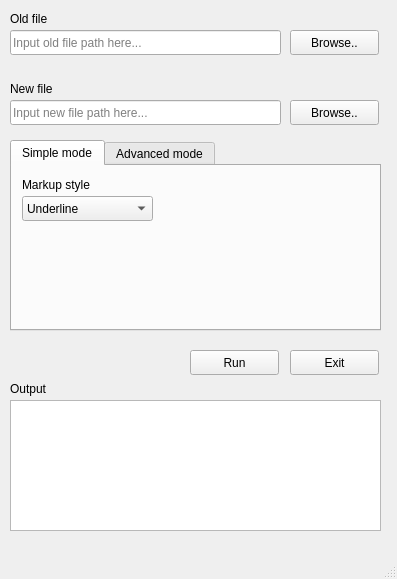
<?xml version="1.0" encoding="UTF-8"?>
<ui version="4.0">
 <class>MainWindow</class>
 <widget class="QMainWindow" name="MainWindow">
  <property name="geometry">
   <rect>
    <x>0</x>
    <y>0</y>
    <width>397</width>
    <height>579</height>
   </rect>
  </property>
  <property name="windowTitle">
   <string>LaTexDiff</string>
  </property>
  <widget class="QWidget" name="centralwidget">
   <widget class="QLineEdit" name="leOldFile">
    <property name="geometry">
     <rect>
      <x>10</x>
      <y>30</y>
      <width>271</width>
      <height>25</height>
     </rect>
    </property>
    <property name="text">
     <string/>
    </property>
    <property name="placeholderText">
     <string>Input old file path here...</string>
    </property>
   </widget>
   <widget class="QLabel" name="label">
    <property name="geometry">
     <rect>
      <x>10</x>
      <y>10</y>
      <width>67</width>
      <height>17</height>
     </rect>
    </property>
    <property name="text">
     <string>Old file</string>
    </property>
   </widget>
   <widget class="QLabel" name="label_2">
    <property name="geometry">
     <rect>
      <x>10</x>
      <y>80</y>
      <width>67</width>
      <height>17</height>
     </rect>
    </property>
    <property name="text">
     <string>New file</string>
    </property>
   </widget>
   <widget class="QLineEdit" name="leNewFile">
    <property name="geometry">
     <rect>
      <x>10</x>
      <y>100</y>
      <width>271</width>
      <height>25</height>
     </rect>
    </property>
    <property name="placeholderText">
     <string>Input new file path here...</string>
    </property>
   </widget>
   <widget class="QPushButton" name="pbOldFile">
    <property name="geometry">
     <rect>
      <x>290</x>
      <y>30</y>
      <width>89</width>
      <height>25</height>
     </rect>
    </property>
    <property name="text">
     <string>Browse..</string>
    </property>
   </widget>
   <widget class="QPushButton" name="pbNewFile">
    <property name="geometry">
     <rect>
      <x>290</x>
      <y>100</y>
      <width>89</width>
      <height>25</height>
     </rect>
    </property>
    <property name="text">
     <string>Browse..</string>
    </property>
   </widget>
   <widget class="QTabWidget" name="tabWidget">
    <property name="geometry">
     <rect>
      <x>10</x>
      <y>140</y>
      <width>371</width>
      <height>191</height>
     </rect>
    </property>
    <property name="whatsThis">
     <string>Advanced mode</string>
    </property>
    <property name="currentIndex">
     <number>0</number>
    </property>
    <widget class="QWidget" name="tab">
     <attribute name="title">
      <string>Simple mode</string>
     </attribute>
     <widget class="QComboBox" name="cbMarkupStyle">
      <property name="geometry">
       <rect>
        <x>10</x>
        <y>30</y>
        <width>131</width>
        <height>25</height>
       </rect>
      </property>
      <item>
       <property name="text">
        <string>Underline</string>
       </property>
      </item>
      <item>
       <property name="text">
        <string>Ctraditional</string>
       </property>
      </item>
      <item>
       <property name="text">
        <string>Traditional</string>
       </property>
      </item>
      <item>
       <property name="text">
        <string>Cfont</string>
       </property>
      </item>
      <item>
       <property name="text">
        <string>Fontstrike</string>
       </property>
      </item>
      <item>
       <property name="text">
        <string>Changebar</string>
       </property>
      </item>
     </widget>
     <widget class="QLabel" name="label_3">
      <property name="geometry">
       <rect>
        <x>10</x>
        <y>10</y>
        <width>101</width>
        <height>17</height>
       </rect>
      </property>
      <property name="text">
       <string>Markup style</string>
      </property>
     </widget>
    </widget>
    <widget class="QWidget" name="tab_2">
     <attribute name="title">
      <string>Advanced mode</string>
     </attribute>
     <widget class="QPlainTextEdit" name="plainTextEdit">
      <property name="geometry">
       <rect>
        <x>10</x>
        <y>10</y>
        <width>351</width>
        <height>141</height>
       </rect>
      </property>
     </widget>
    </widget>
   </widget>
   <widget class="QListWidget" name="listWidget">
    <property name="geometry">
     <rect>
      <x>10</x>
      <y>400</y>
      <width>371</width>
      <height>131</height>
     </rect>
    </property>
   </widget>
   <widget class="QPushButton" name="pbRun">
    <property name="geometry">
     <rect>
      <x>190</x>
      <y>350</y>
      <width>89</width>
      <height>25</height>
     </rect>
    </property>
    <property name="text">
     <string>Run</string>
    </property>
   </widget>
   <widget class="QPushButton" name="pbExit">
    <property name="geometry">
     <rect>
      <x>290</x>
      <y>350</y>
      <width>89</width>
      <height>25</height>
     </rect>
    </property>
    <property name="text">
     <string>Exit</string>
    </property>
   </widget>
   <widget class="QLabel" name="label_4">
    <property name="geometry">
     <rect>
      <x>10</x>
      <y>380</y>
      <width>67</width>
      <height>17</height>
     </rect>
    </property>
    <property name="text">
     <string>Output</string>
    </property>
   </widget>
  </widget>
  <widget class="QMenuBar" name="menubar">
   <property name="geometry">
    <rect>
     <x>0</x>
     <y>0</y>
     <width>397</width>
     <height>22</height>
    </rect>
   </property>
  </widget>
  <widget class="QStatusBar" name="statusbar"/>
 </widget>
 <resources/>
 <connections/>
</ui>
